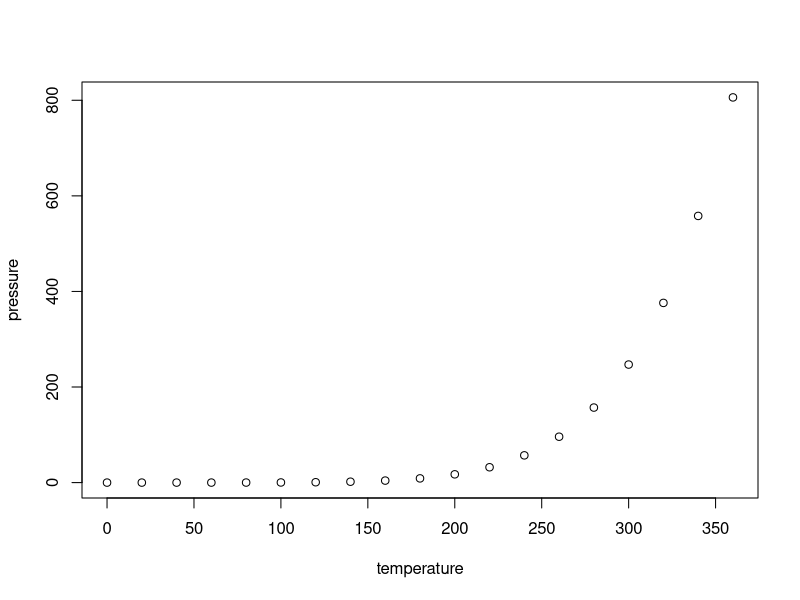
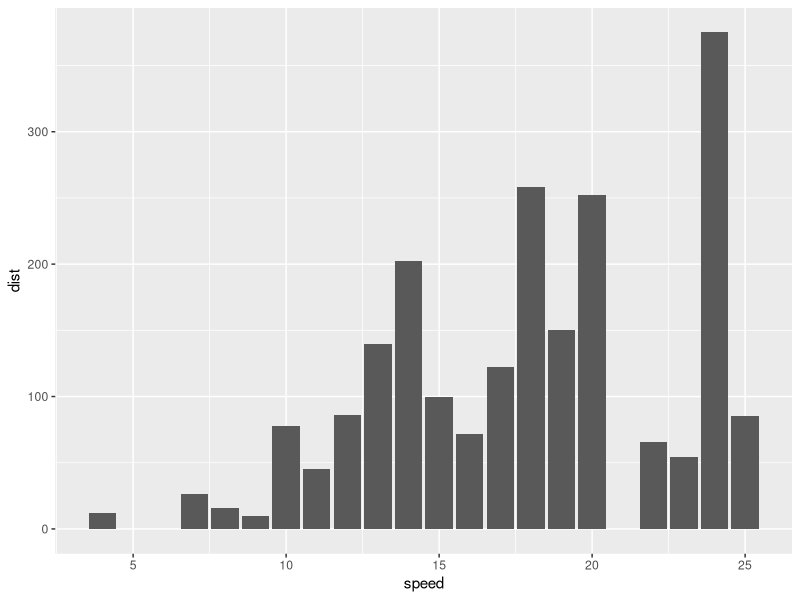

These figures' R source, in order:
## ---- chunk 1
knitr::opts_chunk$set(echo = TRUE)
## ---- chunk 2
summary(cars)
## ---- chunk 3
plot(pressure)

#create second plot
library(tidyverse)
ggplot(cars, aes(x = speed, y = dist)) +
  geom_col()

## ---- chunk 4
1+1
